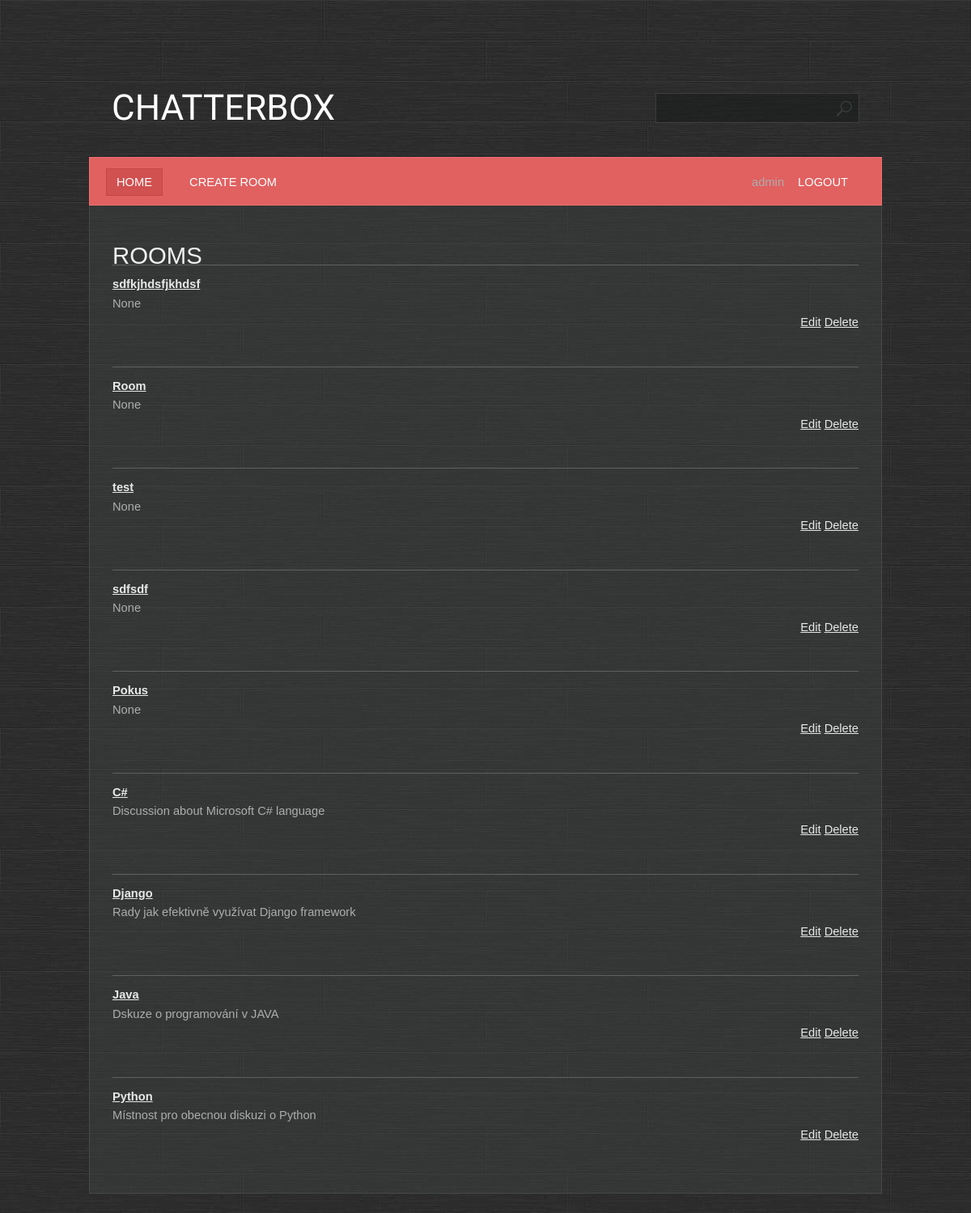
The app's page / (signed in) with its own data.
### base/models.py (models this page shows, shortened)
class Room(models.Model):
    name = models.CharField(max_length=200, unique=True)
    description = models.TextField(null=True, blank=True)
    participants = models.ManyToManyField(User, related_name='participants', blank=True)
    created = models.DateTimeField(auto_now_add=True)
    updated = models.DateTimeField(auto_now=True)
    class Meta:
        ordering = ['-created', 'name', '-updated']

### base/views.py (the view)
# urls.py: path('', base.views.RoomsView.as_view(), name='rooms'),
class RoomsView(PermissionRequiredMixin, LoginRequiredMixin, ListView):
    template_name = 'base/rooms.html'
    model = Room
    permission_required = 'base.view_room'

### base/templates/base/rooms.html
{% extends 'main.html' %}
{% block content %}
<h1>Rooms</h1>
 <ul>
     {% for room in object_list %}
        <li>
            <div class="box">
                <div>
                    <a href="{% url 'room' room.id %}"><b>{{ room.name }}</b></a><br>
                    {{ room.description }}
                </div>
                <div style="float: right;">
                    {% if perms.base.delete_room and perms.base.change_room %}
                        <a href="{% url 'room_update' room.id %}">Edit</a>
                        <a href="{% url 'room_delete' room.id %}">Delete</a>
                    {% endif %}
                </div>
            </div>
        </li>
     {% endfor %}
 </ul>
{% endblock %}

### templates/navbar.html
<ul>
    <li class="first active">
        <a href="{% url 'rooms' %}">Home</a>
    </li>
    <li>
        {% if perms.base.add_room %}
            <a href="{% url 'room_create' %}">Create room</a>
        {%  endif %}
    </li>
    <li class="last-child">
        {{ user.username }}
        <a href="{% url 'logout' %}">Logout</a>
    </li>
</ul><br class="clearfix"/>

### static/styles/style.css (style rules this page uses)
* { margin: 0; padding: 0; }
a { text-decoration: underline; color: #e8e8e8; }
body { font-size: 11pt; line-height: 1.6em; font-family: Arial, sans-serif; background: #9ea3a3; color: #adadad; background: url(/static/images/bg.jpg); }
h1,h2,h3,h4 { text-transform: uppercase; font-weight: normal; color: #f0f0f0; }
ul { margin-bottom: 1.25em; }
ul { list-style: none; }
.last-child { float:right; }
.box { overflow: hidden; margin: 0 0 30px 0; }
#page ul li { padding: 12px 0 12px 0; border-top: solid 1px #606060; }
#menu a { text-decoration: none; text-transform: uppercase; color: #ffffff; padding: 8px 12px 8px 12px; border: solid 1px #e16060; }
#menu ul { list-style: none; }
#menu ul li { display: inline; padding: 0 8px 0 8px; }
#menu ul li.first { padding-left: 0; }
#menu ul li.active a { background: #D15050; border: solid 1px #C64545; }

### records on screen
Room: name "sdfkjhdsfjkhdsf", description "None"
Room: name "Room", description "None"
Room: name "test", description "None"
Room: name "sdfsdf", description "None"
Room: name "Pokus", description "None"
Room: name "C#", description "Discussion about Microsoft C# language"
Room: name "Django", description "Rady jak efektivně využívat Django framework"
Room: name "Java", description "Dskuze o programování v JAVA"
Room: name "Python", description "Místnost pro obecnou diskuzi o Python"

### other values on screen
{{ user.username }} "admin"
